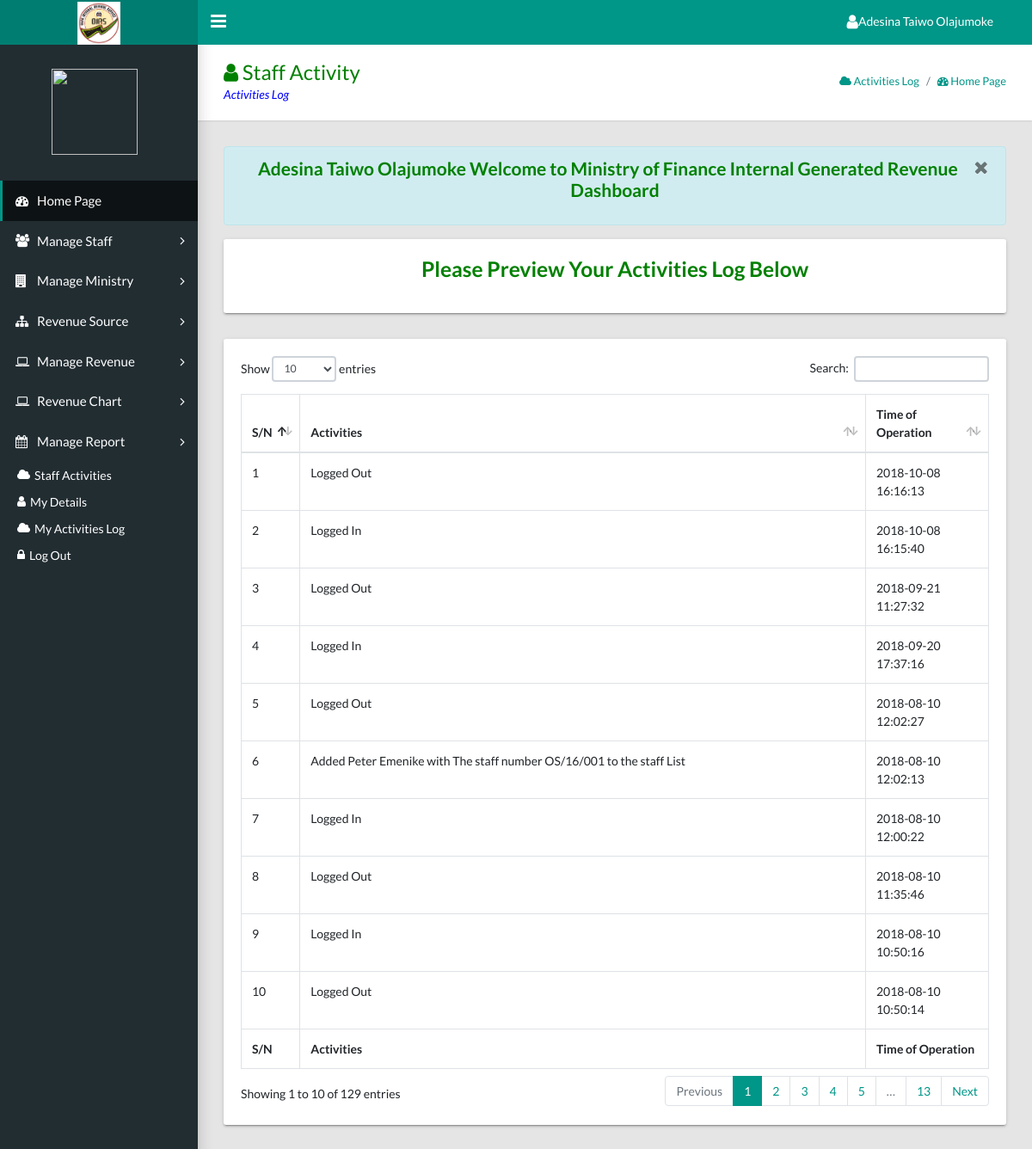
/director/my-activities-log.php (signed in), run on the app's committed database.
### tables this page shows
CREATE TABLE `activity` (
  `act_id` int(255) NOT NULL,
  `action` text NOT NULL,
  `user_details` varchar(255) NOT NULL,
  `time_added` timestamp NULL DEFAULT CURRENT_TIMESTAMP ON UPDATE CURRENT_TIMESTAMP
);

### director/my-activities-log.php (the view, shortened to what this page needs)
<?php
    require '../header.php';
    $staffBiodata = new staffBiodataIGR($db);
    require '../side-bar.php';
    $staff_email  = $_SESSION['user_name'];
    $staffDetails = $staffBiodata->seestaff_biodataEmailDetails($staff_email);
    $staff_name = $staffDetails['staff_name'];
?>
<main class="app-content">
    <div class="app-title">
        <div>
             <div>
                <h1 style="color: green"><i class="fa fa-user"></i> Staff Activity</h1>
                <p style="color: blue"><?php echo $staff_name ?> Activities Log</p>
            </div>
        </div>
        <ul class="app-breadcrumb breadcrumb">
            <li class="breadcrumb-item"><a href="my-activities-log.php"><i class="fa fa-cloud"></i> <?php echo $staff_name ?> Activities Log </a></li>
            <li class="breadcrumb-item"><a href="./"><i class="fa fa-dashboard"></i> Home Page</a></li>
        </ul>
    </div>
    <div class="row">
        <div class="col-md-12">
            <?php
            if((isset($_SESSION['success'])) OR ((isset($_SESSION['error'])) === true)){ ?>
                <div class="alert alert-info" align="center">
                    <button class="close" data-dismiss="alert">
                        <i class="ace-icon fa fa-times"></i>
                    </button>
                 <?php include("../includes/feed-back.php"); ?>
                </div><?php
            }  ?>
        </div>
        <div class="col-md-12">
            <div class="tile">
                <div class="row">
                    <div class="col-lg-12">
                        <h3><p align="center" style="color: green"> <?php echo $staff_name ?> Please Preview Your Activities Log Below </p></h3>
                    </div>
                </div>
            </div>
            <div class="row">
                <div class="col-md-12">
                    <div class="tile">
                        <div class="tile-body">
                            <div class="tile-body"><?php
                                $staff_activity = $db->prepare("SELECT * FROM activity WHERE user_details=:staff_email ORDER BY act_id DESC ");
                                $arrAct = array(':staff_email'=>$staff_email);
                                $staff_activity->execute($arrAct);
                                if($staff_activity->rowCount()==0){  ?>
                                    <p style="color: red" align="center"><?php echo $staff_name; ?> No Activity Was Found For </p><?php
                                }else{?>
                                    <table class="table table-hover table-bordered" id="sampleTable">
                                        <thead>
                                            <tr>
                                                <th>S/N</th>
                                                <th>Activities</th>
                                                <th>Time of Operation</th>
                                            </tr>
                                        </thead>
                                         <tfoot>
                                            <tr>
                                                <th>S/N</th>
                                                <th>Activities</th>
                                                <th>Time of Operation</th>
                                            </tr>
                                        </tfoot>
                                        <tbody><?php
                                            $num =1;
                                            while($see_staff_act = $staff_activity->fetch()){ ?>
                                                <tr>
                                                    <td><?php echo $num; ?></td>
                                                    <td><?php echo $see_staff_act['action']; ?></td>
                                                    <td class="color-primary"><?php echo $see_staff_act['time_added']; ?></td>
                                                </tr><?php
                                                $num++;
                                            } ?>
                                        </tbody>
                                    </table><?php
                                } ?>
                            </div>
                        </div>
                    </div>
                </div>
            </div>
        </div>
    </div>
</main>
<?php require '../table-footer.php'; require '../alert.php'; ?>

### data on the page
activity: action "Logged Out", time_added "2018-10-08 16:16:13"
activity: action "Logged In", time_added "2018-10-08 16:15:40"
activity: action "Logged Out", time_added "2018-09-21 11:27:32"
activity: action "Logged In", time_added "2018-09-20 17:37:16"
activity: action "Logged Out", time_added "2018-08-10 12:02:27"
activity: action "Added Peter Emenike with The staff number OS/16/001 to the staff List", time_added "2018-08-10 12:02:13"
activity: action "Logged In", time_added "2018-08-10 12:00:22"
activity: action "Logged Out", time_added "2018-08-10 11:35:46"
activity: action "Logged In", time_added "2018-08-10 10:50:16"
activity: action "Logged Out", time_added "2018-08-10 10:50:14"

### other printed values
$_SESSION['name'] "Adesina Taiwo Olajumoke"
$_SESSION['success'] "Adesina Taiwo Olajumoke Welcome to Ministry of Finance Internal Generated Revenue Dashboard"
